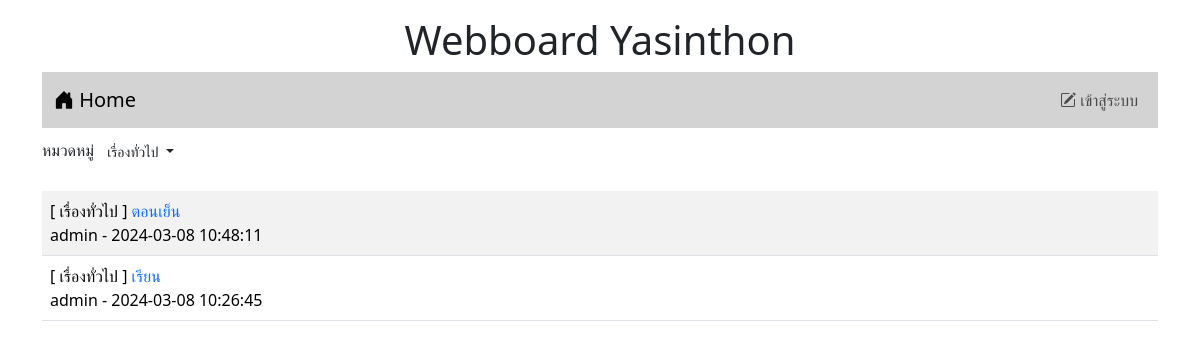
Before: /index.php?id=1 with the older database file.
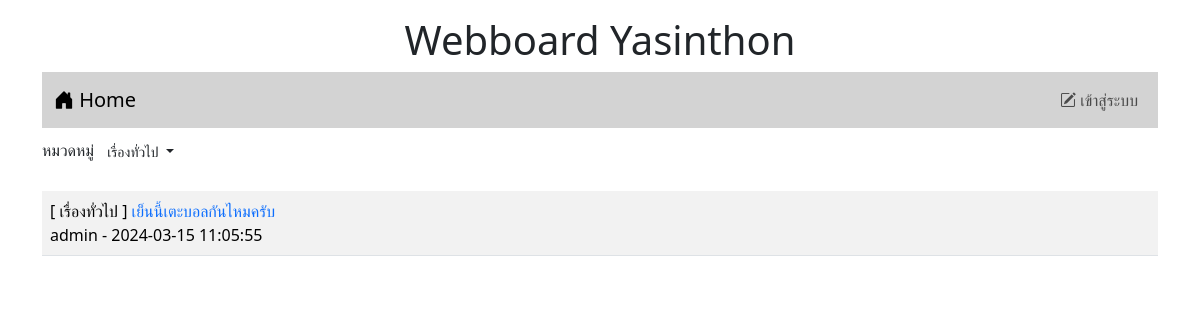
After: the same page with the newer database file.
### tables this page shows
CREATE TABLE `category` (
  `id` int(11) NOT NULL,
  `name` varchar(32) NOT NULL
);

CREATE TABLE `post` (
  `id` int(11) NOT NULL,
  `title` varchar(128) NOT NULL,
  `content` varchar(2048) NOT NULL,
  `post_date` datetime NOT NULL,
  `cat_id` int(11) NOT NULL,
  `user_id` int(11) NOT NULL
);

CREATE TABLE `user` (
  `id` int(11) NOT NULL,
  `login` varchar(32) NOT NULL,
  `password` varchar(64) NOT NULL,
  `name` varchar(64) NOT NULL,
  `gender` char(1) NOT NULL,
  `email` varchar(32) NOT NULL,
  `role` char(1) NOT NULL
);

### index.php (the view, shortened to what this page needs)
<!DOCTYPE html>
<html lang="en">
<head>
    <link rel="stylesheet" href="bootstrap-5.3.2-dist/css/bootstrap.min.css">
    <link rel="stylesheet" href="https://cdn.jsdelivr.net/npm/bootstrap-icons@1.11.3/font/bootstrap-icons.min.css">
</head>
<div class = "container-lg">
<h1 style="text-align: center"class="mt-3">Webboard Yasinthon</h1>
</div>
<body class="container">
    <?php include('nav.php')?>
    <div class="my-2 d-flex justify-content-between">
        <div>
            <lable>หมวดหมู่</lable>
            <span class="dropdown">
                <?php
                    $conn=new PDO("mysql:host=localhost;dbname=webboard;charset=utf8","root","");
                ?>
                <button class="btn btn-white-50 btn-sm dropdown-toggle" type="button" data-bs-toggle="dropdown"
                    aria-expanded="false">
                        <?php
                        if(isset($_GET['id'])){
                        $sql="SELECT name FROM category WHERE id=$_GET[id]";
                        foreach($conn->query($sql)as $row)
                        echo "$row[name]";
                        }else{
                            echo "--ทั้งหมด--";
                        }
                        ?>
                </button>
                    <?php
                        $sql="SELECT * FROM category";
                    ?>
            </span>
        </div>
    </div>
    <table class="table table-striped mt-4 ">
        <?php
        $conn=new PDO("mysql:host=localhost;dbname=webboard;charset=utf8","root","");
        if(isset($_GET['id'])){
            $sql="SELECT t3.name,t1.title,t1.id,t2.login,t1.post_date,t2.id as 'user_id' FROM post as t1
            INNER JOIN user as t2 ON (t1.user_id=t2.id)
            INNER JOIN category as t3 ON (t1.cat_id=t3.id)
            WHERE t1.cat_id=$_GET[id]
            ORDER BY t1.post_date DESC" ;
        }else{
            $sql="SELECT t3.name,t1.title,t1.id,t2.login,t1.post_date,t2.id as 'user_id' FROM post as t1
            INNER JOIN user as t2 ON (t1.user_id=t2.id)
            INNER JOIN category as t3 ON (t1.cat_id=t3.id)
            ORDER BY t1.post_date DESC" ;
        }
        $result=$conn->query($sql);
        while($row=$result->fetch()){
            echo "<tr><td class='d-flex'>
            <div class='flex-grow-1'>[ $row[0] ]<a href=post.php?id=$row[2]
            style=text-decoration:none> $row[1]</a><br>$row[3] - $row[4]</div>";
        }
        ?>
    </table>
</body>
</html>

Changed rows visible on the page:
removed post: category.name "เรื่องทั่วไป", title "ตอนเย็น", user.login "admin", post_date "2024-03-08 10:48:11"
removed post: category.name "เรื่องทั่วไป", title "เรียน", user.login "admin", post_date "2024-03-08 10:26:45"
added post: category.name "เรื่องทั่วไป", title "เย็นนี้เตะบอลกันไหมครับ", user.login "admin", post_date "2024-03-15 11:05:55"
